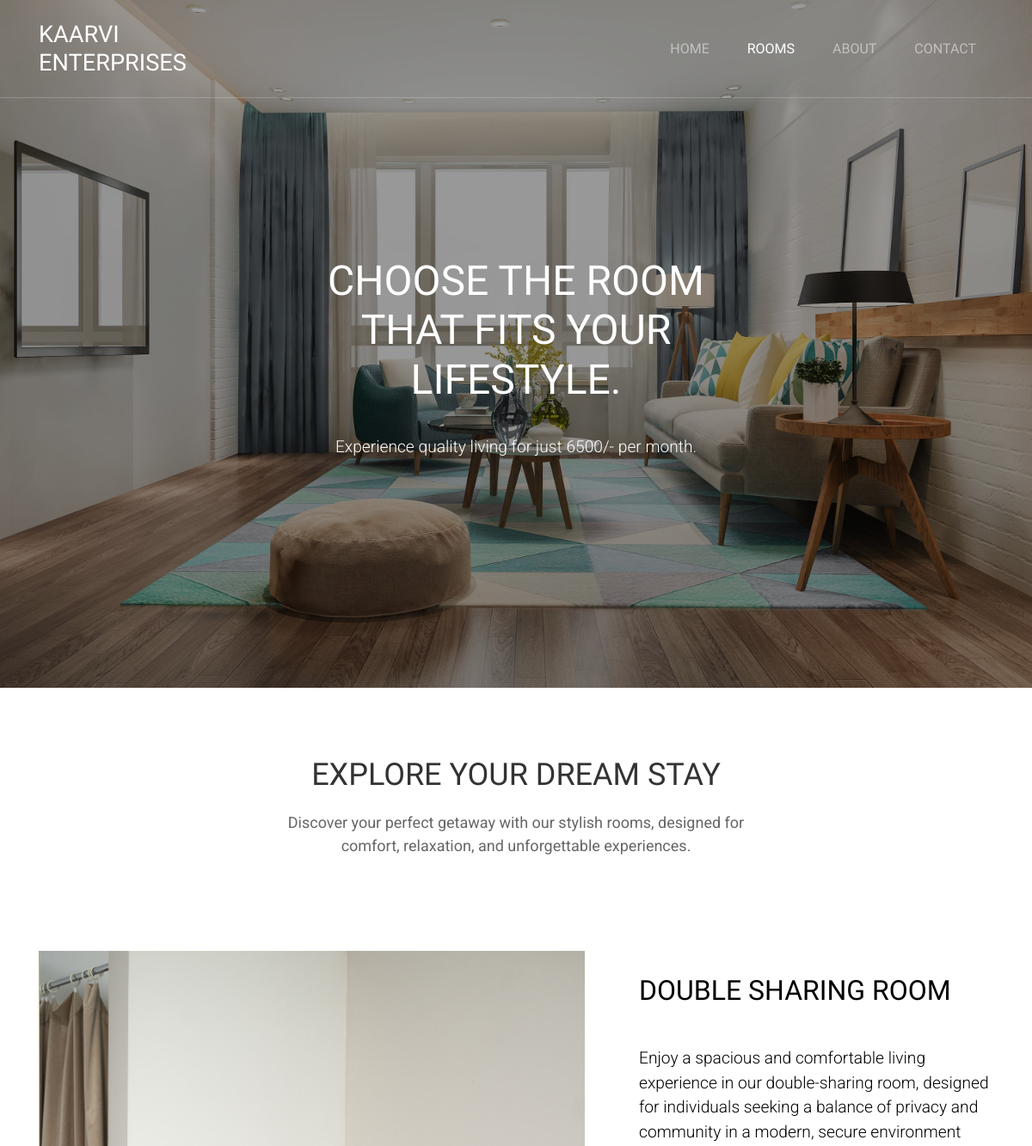
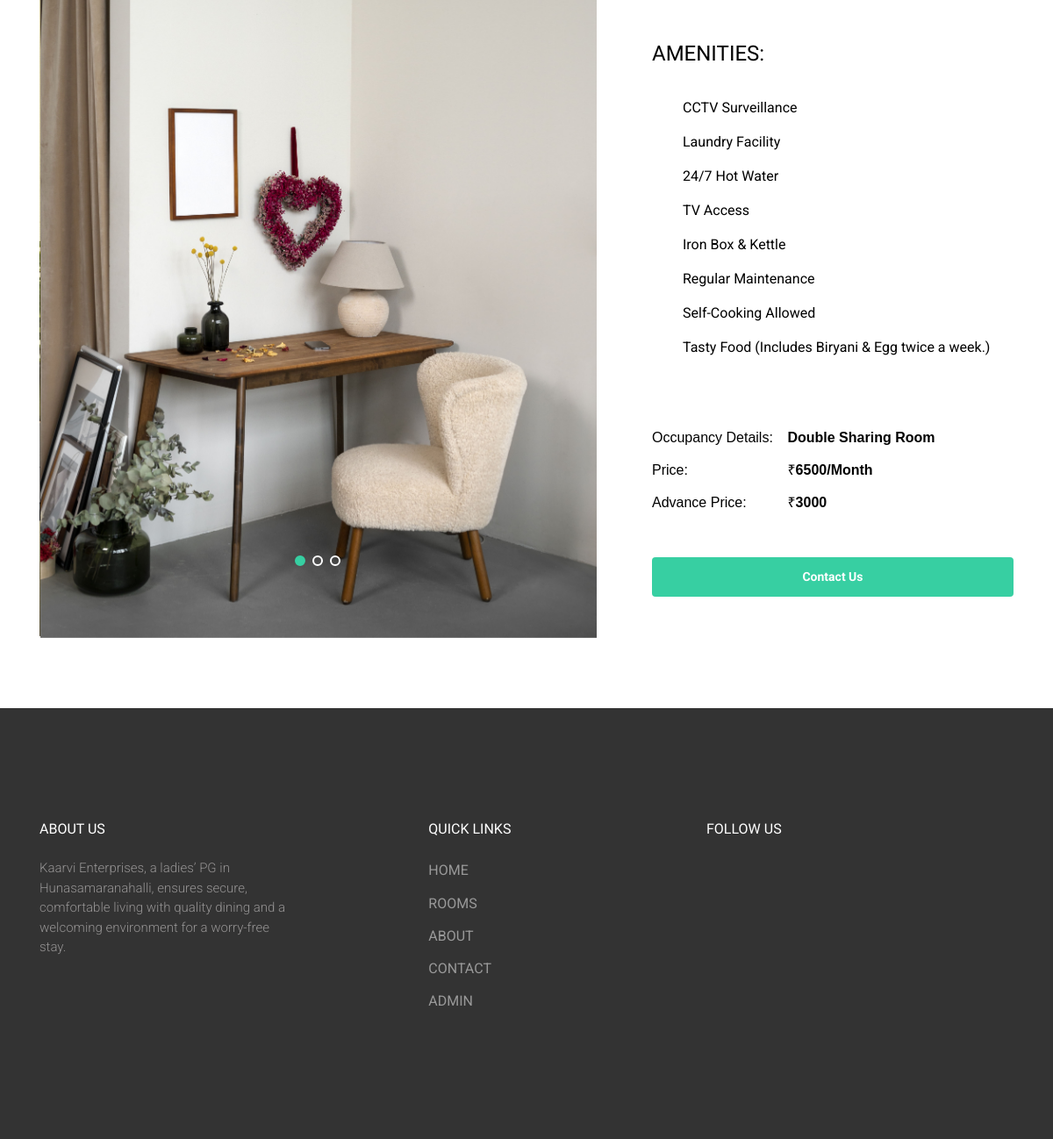
The page /singleroom/13/ on the database its author committed (2 pictures, top to bottom).
### Backend/models.py (models this page shows)
class DetailsDB(models.Model):
    name = models.CharField(max_length=100, null=True, blank=True)
    description = models.CharField(max_length=500, null=True, blank=True)
    price = models.IntegerField(null=True, blank=True)
    advprice = models.IntegerField(null=True, blank=True)
    roomimage1 = models.ImageField(upload_to="Room_images", null=True, blank=True)
    roomimage2 = models.ImageField(upload_to="Room_images", null=True, blank=True)
    roomimage3 = models.ImageField(upload_to="Room_images", null=True, blank=True)

### Frontend/views.py (the view)
# urls.py: path('singleroom/<int:Rid>/', views.singleroom, name="singleroom"),
def singleroom(req,Rid):
    data = DetailsDB.objects.all()
    cata = DetailsDB.objects.get(id=Rid)
    return render(req,"singleroom.html",{'data':data,'cata':cata})

### Frontend/templates/singleroom.html (shortened to what this page needs)
<!DOCTYPE html>
{% load static %}
<html lang="en">
  <head>
    <link rel="stylesheet" href="{% static '/frontend/fonts/icomoon/style.css' %}">
    <link rel="stylesheet" href="{% static '/frontend/css/bootstrap.min.css' %}">
    <link rel="stylesheet" href="{% static '/frontend/css/jquery-ui.css' %}">
    <link rel="stylesheet" href="{% static '/frontend/css/owl.carousel.min.css' %}">
    <link rel="stylesheet" href="{% static '/frontend/css/owl.theme.default.min.css' %}">
    <link rel="stylesheet" href="{% static '/frontend/css/owl.theme.default.min.css' %}">
    <link rel="stylesheet" href="{% static '/frontend/css/jquery.fancybox.min.css' %}">
    <link rel="stylesheet" href="{% static '/frontend/css/bootstrap-datepicker.css' %}">
    <link rel="stylesheet" href="{% static '/frontend/fonts/flaticon/font/flaticon.css' %}">
    <link rel="stylesheet" href="{% static '/frontend/css/aos.css' %}">
    <link rel="stylesheet" href="{% static '/frontend/css/style.css' %}">
  </head>
  <body data-spy="scroll" data-target=".site-navbar-target" data-offset="300">
  <div class="site-wrap">
    <header class="site-navbar py-4 js-sticky-header site-navbar-target" role="banner">
      <div class="container">
        <div class="row align-items-center">
          <div class="col-6 col-xl-2"  >
            <h1 class="mb-0 site-logo m-0 p-0"><a href="index.html" class="mb-0">KAARVI ENTERPRISES </a></h1>
          </div>
          <div class="col-12 col-md-10 d-none d-xl-block">
            <nav class="site-navigation position-relative text-right" role="navigation">
              <ul class="site-menu main-menu js-clone-nav mr-auto d-none d-lg-block">
                <li><a href="{% url 'homepage' %}" class="nav-link">Home</a></li>
                <li><a href="{% url 'roomspage' %}" class="nav-link active">Rooms</a></li>
                <li><a href="{% url 'aboutpage' %}" class="nav-link">About</a></li>
                <li><a href="{% url 'contactpage' %}" class="nav-link">Contact</a></li>
              </ul>
            </nav>
          </div>
        </div>
      </div>
    </header>
   <div class="site-blocks-cover overlay" style="background-image: url('{% static 'frontend/images/Rooms.jpg' %}');" data-aos="fade" id="home-section">
      <div class="container">
        <div class="row align-items-center justify-content-center">
          <div class="col-md-5 mx-auto mt-lg-5 text-center">
            <h1>Choose the Room that fits your Lifestyle.</h1><br>
              <p>Experience quality living for just <span>{{cata.price}}/-</span> per month.</p>
          </div>
        </div>
         <a href="#rooms-section" class="smoothscroll arrow-down"><span class="icon-arrow_downward"></span></a>
      </div>
    <div class="site-section"  id="rooms-section">
      <div class="container">
          <div class="section-title" style="text-align: center;">
            <h2 style="font-size: 36px; font-weight: bold; color: #333; margin-bottom: 20px;">
                Explore Your Dream Stay
            </h2>
            <p style="font-size: 18px; color: #666; font-weight: 400; max-width: 600px; margin: 0 auto;">
                Discover your perfect getaway with our stylish rooms, designed for comfort, relaxation, and unforgettable experiences.
            </p>
        </div><br><br><br><br>
        <div class="row">
          <div class="col-lg-7">
            <div class="owl-carousel slide-one-item with-dots" >
              <div><img src="{{cata.roomimage1.url}}" alt="Image" class="img-fluid"></div>
            </div>
          </div>
       <div class="col-lg-5 pl-lg-5 ml-auto">
    <div class="text" style="color: black;"><br>
        <h2 style="color: black;">{{ cata.name }}</h2><br>
        <p class="mb-5" style="color: black; padding-top: 10px;">
            {{ cata.description }}
        </p>
        <h4 >Amenities:</h4><br>
        <ul class="list-unstyled ul-check success" style="padding-top: -20px;" >
                  <li>CCTV Surveillance</li>
                  <li>Laundry Facility</li>
                  <li>24/7 Hot Water</li>
                  <li>TV Access</li>
                  <li>Iron Box & Kettle</li>
                  <li>Regular Maintenance </li>
                  <li>Self-Cooking Allowed</li>
                  <li>Tasty Food (Includes Biryani & Egg twice a week.)</li>
                </ul><br>
        <ul class="property-list-details mb-5" style="list-style: none; padding-top: 20px; padding: 0; color: black; margin: 0; font-family: Arial, Helvetica, sans-serif; font-weight: 500;">
            <li style="color: black; margin-bottom: 10px; ">
                <span style="display: inline-block; width: 150px;">Occupancy Details:</span>
                <strong style="color: black; font-weight: 550;">{{ cata.name }}</strong>
            </li>
            <li style="color: black; margin-bottom: 10px;">
                <span style="display: inline-block; width: 150px;">Price:</span>
                <strong style="color: black; font-weight: 550;">₹{{ cata.price }}/Month</strong>
            </li>
            <li style="color: black; margin-bottom: 10px;">
                <span style="display: inline-block; width: 150px;">Advance Price:</span>
                <strong style="color: black; font-weight: 550;">₹{{ cata.advprice }}</strong>
            </li>
        </ul>
        <div>
            <a href="{% url 'contactpage' %}" style="display: inline-block; padding: 12px; border: none; border-radius: 4px; font-size: 14px; cursor: pointer; font-weight: bold; width: 100%; text-align: center; text-decoration: none;" class="btn btn-primary btn-md text-white">Contact Us</a>
        </div>
              </div>
           </div>
        </div>
      </div>
    </div>
    <footer class="site-footer">
      <div class="container">
        <div class="row">
          <div class="col-md-8">
            <div class="row">
              <div class="col-md-5">
                <h2 class="footer-heading mb-4">About Us</h2>
                <p style="font-size: 15px; color: rgb(148, 146, 146);">Kaarvi Enterprises, a ladies’ PG in Hunasamaranahalli, ensures secure, comfortable living with quality dining and a welcoming environment for a worry-free stay.</p>
              </div>
              <div class="col-md-3 mx-auto">
                <h2 class="footer-heading mb-4">Quick Links</h2>
                <ul class="list-unstyled">
                  <li><a href="{% url 'homepage' %}">HOME</a></li>
                  <li><a href="{% url 'roomspage' %}">ROOMS</a></li>
                  <li><a href="{% url 'aboutpage' %}">ABOUT</a></li>
                  <li><a href="{% url 'contactpage' %}">CONTACT</a></li>
                  <li><a href="{% url 'adminlogin' %}">ADMIN</a></li>
                </ul>
              </div>
            </div>
          </div>
          <div class="col-md-4">
            <div class="">
              <h2 class="footer-heading mb-4">Follow Us</h2>
                <a href="#" class="pl-0 pr-3"><span class="icon-facebook"></span></a>
                <a href="#" class="pl-3 pr-3"><span class="icon-twitter"></span></a>
                <a href="#" class="pl-3 pr-3"><span class="icon-instagram"></span></a>
                <a href="#" class="pl-3 pr-3"><span class="icon-linkedin"></span></a>
            </div>
          </div>
        </div>
      </div>
    </footer>
  </div>
  </body>
</html>

### rows shown on the page
DetailsDB: price "6500", roomimage1 (picture), name "DOUBLE SHARING ROOM", description "Enjoy a spacious and comfortable living experience in our double-sharing room, designed for individuals seeking a balance of privacy and community in a modern, secure environment", name "Double Sharing Room", advprice "3000"
